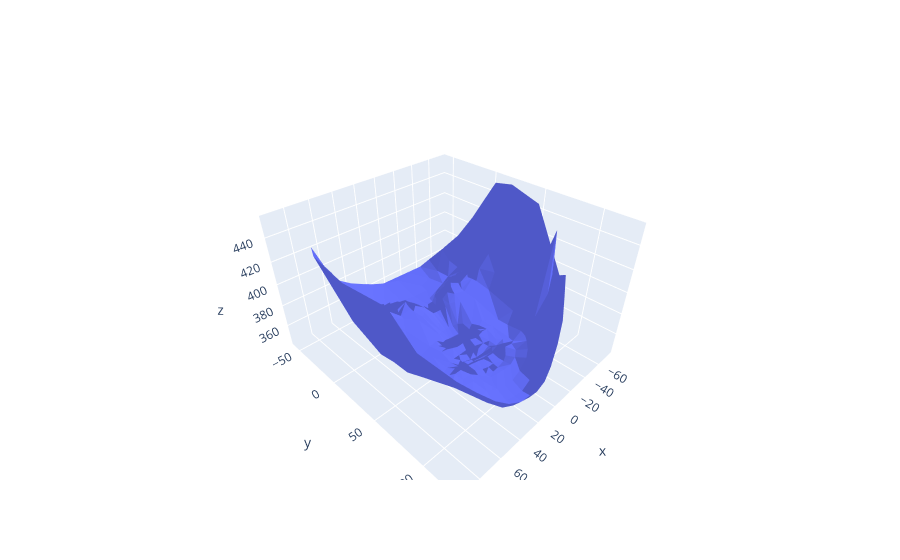

The notebook cell saved with this chart:
### Code cell
%matplotlib notebook

#patient = "KDVS_2"

import plotly.graph_objects as go
from scipy.spatial import Delaunay


fig = plt.figure()
ax = fig.gca(projection='3d')
ax.scatter(x, z, y, s = 5, label=patient)

for [[a, b, c], [x, y, z]] in keypoints_3d:
    ax.plot([a,b], [c, z], [b,y])
    
ax.legend()

plt.show()


# pts3d = np.vstack((x, y, z)).T
# pts2d = pts3d[:, :2]
# tri =   Delaunay(pts2d)
# i, j, k = tri.simplices.T  #tri.simplices (faces) is an array of integers of shape (no_triangles, 3)

# fig = go.Figure(go.Mesh3d(x=x, y=y, z=z,
#                           i=i, j=j, k=k,#intensity=z, 
#                           #colorscale='matter_r', 
#                           flatshading=True))
# fig.show()

### Figure 1 — Plotly figure (JSON) as saved in the notebook; plotly's stock layout.template omitted (floating-point values rounded to 4 significant figures; data arrays with more than 128 entries replaced by an {"elided": "..."} marker saying what was removed)
{"data": [{"flatshading": true, "i": {"elided": "985 int values"}, "j": {"elided": "985 int values"}, "k": {"elided": "985 int values"}, "type": "mesh3d", "x": {"elided": "510 float values"}, "y": {"elided": "510 float values"}, "z": {"elided": "510 float values"}}], "layout": {}}
